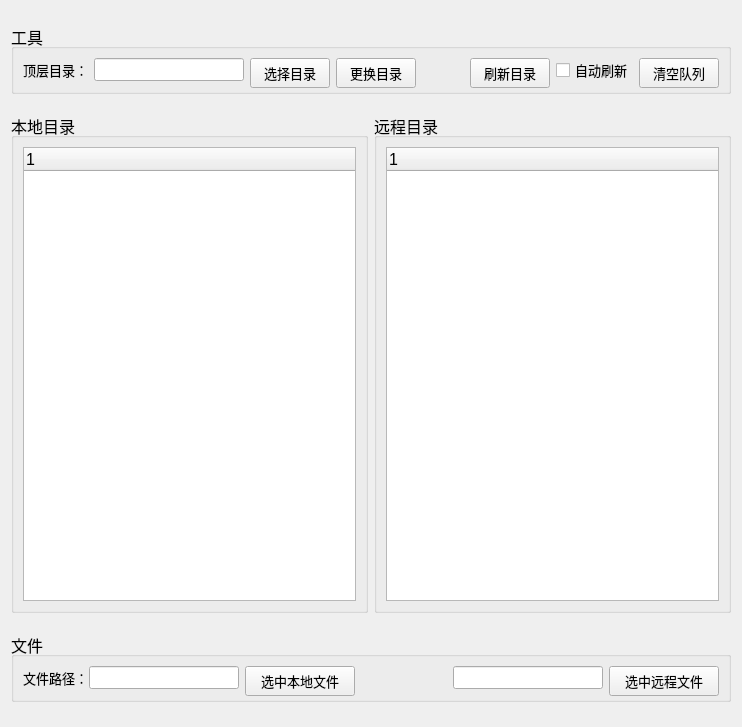
<?xml version="1.0" encoding="UTF-8"?>
<ui version="4.0">
 <class>FormFolder</class>
 <widget class="QWidget" name="FormFolder">
  <property name="geometry">
   <rect>
    <x>0</x>
    <y>0</y>
    <width>742</width>
    <height>727</height>
   </rect>
  </property>
  <property name="windowTitle">
   <string>Form</string>
  </property>
  <layout class="QGridLayout" name="gridLayout_5">
   <item row="0" column="0" colspan="2">
    <widget class="QGroupBox" name="groupBox_2">
     <property name="minimumSize">
      <size>
       <width>600</width>
       <height>70</height>
      </size>
     </property>
     <property name="maximumSize">
      <size>
       <width>16777215</width>
       <height>70</height>
      </size>
     </property>
     <property name="font">
      <font>
       <pointsize>12</pointsize>
      </font>
     </property>
     <property name="title">
      <string>工具</string>
     </property>
     <layout class="QGridLayout" name="gridLayout">
      <item row="0" column="0">
       <layout class="QHBoxLayout" name="horizontalLayout">
        <item>
         <widget class="QLabel" name="label">
          <property name="font">
           <font>
            <pointsize>10</pointsize>
           </font>
          </property>
          <property name="text">
           <string>顶层目录：</string>
          </property>
         </widget>
        </item>
        <item>
         <widget class="QLineEdit" name="lnRootDir">
          <property name="minimumSize">
           <size>
            <width>150</width>
            <height>0</height>
           </size>
          </property>
          <property name="maximumSize">
           <size>
            <width>150</width>
            <height>16777215</height>
           </size>
          </property>
          <property name="font">
           <font>
            <pointsize>10</pointsize>
           </font>
          </property>
         </widget>
        </item>
       </layout>
      </item>
      <item row="0" column="1">
       <widget class="QPushButton" name="pbtnChooseRoot">
        <property name="minimumSize">
         <size>
          <width>0</width>
          <height>30</height>
         </size>
        </property>
        <property name="font">
         <font>
          <pointsize>10</pointsize>
         </font>
        </property>
        <property name="text">
         <string>选择目录</string>
        </property>
       </widget>
      </item>
      <item row="0" column="2">
       <widget class="QPushButton" name="pbtnChgRoot">
        <property name="minimumSize">
         <size>
          <width>0</width>
          <height>30</height>
         </size>
        </property>
        <property name="font">
         <font>
          <pointsize>10</pointsize>
         </font>
        </property>
        <property name="text">
         <string>更换目录</string>
        </property>
       </widget>
      </item>
      <item row="0" column="3">
       <spacer name="horizontalSpacer">
        <property name="orientation">
         <enum>Qt::Horizontal</enum>
        </property>
        <property name="sizeHint" stdset="0">
         <size>
          <width>40</width>
          <height>20</height>
         </size>
        </property>
       </spacer>
      </item>
      <item row="0" column="4">
       <widget class="QPushButton" name="pbtnUpdFolder">
        <property name="minimumSize">
         <size>
          <width>0</width>
          <height>30</height>
         </size>
        </property>
        <property name="font">
         <font>
          <pointsize>10</pointsize>
         </font>
        </property>
        <property name="text">
         <string>刷新目录</string>
        </property>
       </widget>
      </item>
      <item row="0" column="5">
       <widget class="QCheckBox" name="chkAutoUpd">
        <property name="font">
         <font>
          <pointsize>10</pointsize>
         </font>
        </property>
        <property name="text">
         <string>自动刷新</string>
        </property>
       </widget>
      </item>
      <item row="0" column="6">
       <widget class="QPushButton" name="pbtnClearQ">
        <property name="minimumSize">
         <size>
          <width>0</width>
          <height>30</height>
         </size>
        </property>
        <property name="font">
         <font>
          <pointsize>10</pointsize>
         </font>
        </property>
        <property name="text">
         <string>清空队列</string>
        </property>
       </widget>
      </item>
     </layout>
    </widget>
   </item>
   <item row="1" column="0">
    <widget class="QGroupBox" name="groupBox">
     <property name="minimumSize">
      <size>
       <width>0</width>
       <height>500</height>
      </size>
     </property>
     <property name="maximumSize">
      <size>
       <width>16777215</width>
       <height>500</height>
      </size>
     </property>
     <property name="font">
      <font>
       <pointsize>12</pointsize>
      </font>
     </property>
     <property name="title">
      <string>本地目录</string>
     </property>
     <layout class="QGridLayout" name="gridLayout_3">
      <item row="0" column="0">
       <widget class="QTreeWidget" name="treeFolder">
        <property name="minimumSize">
         <size>
          <width>250</width>
          <height>0</height>
         </size>
        </property>
        <property name="maximumSize">
         <size>
          <width>16777215</width>
          <height>16777215</height>
         </size>
        </property>
        <column>
         <property name="text">
          <string notr="true">1</string>
         </property>
        </column>
       </widget>
      </item>
     </layout>
    </widget>
   </item>
   <item row="1" column="1">
    <widget class="QGroupBox" name="groupBox_4">
     <property name="minimumSize">
      <size>
       <width>0</width>
       <height>500</height>
      </size>
     </property>
     <property name="maximumSize">
      <size>
       <width>16777215</width>
       <height>500</height>
      </size>
     </property>
     <property name="font">
      <font>
       <pointsize>12</pointsize>
      </font>
     </property>
     <property name="title">
      <string>远程目录</string>
     </property>
     <layout class="QGridLayout" name="gridLayout_4">
      <item row="0" column="0">
       <widget class="QTreeWidget" name="treeRemote">
        <property name="minimumSize">
         <size>
          <width>250</width>
          <height>0</height>
         </size>
        </property>
        <property name="maximumSize">
         <size>
          <width>16777215</width>
          <height>16777215</height>
         </size>
        </property>
        <column>
         <property name="text">
          <string notr="true">1</string>
         </property>
        </column>
       </widget>
      </item>
     </layout>
    </widget>
   </item>
   <item row="2" column="0" colspan="2">
    <widget class="QGroupBox" name="groupBox_3">
     <property name="minimumSize">
      <size>
       <width>0</width>
       <height>70</height>
      </size>
     </property>
     <property name="maximumSize">
      <size>
       <width>16777215</width>
       <height>70</height>
      </size>
     </property>
     <property name="font">
      <font>
       <pointsize>12</pointsize>
      </font>
     </property>
     <property name="title">
      <string>文件</string>
     </property>
     <layout class="QGridLayout" name="gridLayout_2">
      <item row="0" column="0">
       <layout class="QHBoxLayout" name="horizontalLayout_2">
        <item>
         <widget class="QLabel" name="label_2">
          <property name="maximumSize">
           <size>
            <width>60</width>
            <height>16777215</height>
           </size>
          </property>
          <property name="font">
           <font>
            <pointsize>10</pointsize>
           </font>
          </property>
          <property name="text">
           <string>文件路径：</string>
          </property>
         </widget>
        </item>
        <item>
         <widget class="QLineEdit" name="lnFilePath">
          <property name="minimumSize">
           <size>
            <width>150</width>
            <height>0</height>
           </size>
          </property>
          <property name="maximumSize">
           <size>
            <width>150</width>
            <height>16777215</height>
           </size>
          </property>
          <property name="font">
           <font>
            <pointsize>10</pointsize>
           </font>
          </property>
         </widget>
        </item>
       </layout>
      </item>
      <item row="0" column="1">
       <widget class="QPushButton" name="pbtnChooseFile">
        <property name="minimumSize">
         <size>
          <width>110</width>
          <height>30</height>
         </size>
        </property>
        <property name="font">
         <font>
          <pointsize>10</pointsize>
         </font>
        </property>
        <property name="text">
         <string>选中本地文件</string>
        </property>
       </widget>
      </item>
      <item row="0" column="2">
       <spacer name="horizontalSpacer_2">
        <property name="orientation">
         <enum>Qt::Horizontal</enum>
        </property>
        <property name="sizeHint" stdset="0">
         <size>
          <width>170</width>
          <height>20</height>
         </size>
        </property>
       </spacer>
      </item>
      <item row="0" column="3">
       <widget class="QLineEdit" name="lnRemoteFilePath">
        <property name="minimumSize">
         <size>
          <width>150</width>
          <height>0</height>
         </size>
        </property>
        <property name="maximumSize">
         <size>
          <width>150</width>
          <height>16777215</height>
         </size>
        </property>
        <property name="font">
         <font>
          <pointsize>10</pointsize>
         </font>
        </property>
       </widget>
      </item>
      <item row="0" column="4">
       <widget class="QPushButton" name="pbtnChoRemoteFile">
        <property name="minimumSize">
         <size>
          <width>110</width>
          <height>30</height>
         </size>
        </property>
        <property name="font">
         <font>
          <pointsize>10</pointsize>
         </font>
        </property>
        <property name="text">
         <string>选中远程文件</string>
        </property>
       </widget>
      </item>
     </layout>
    </widget>
   </item>
  </layout>
 </widget>
 <resources/>
 <connections/>
</ui>
